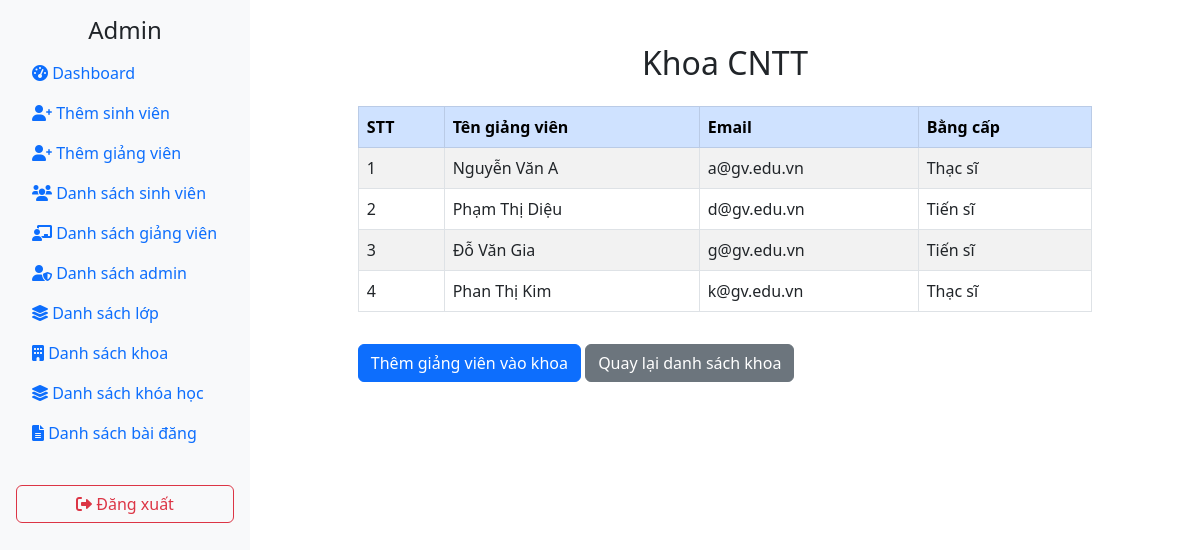
The app's page /admin/viewdepartment.php?id=1 with its own data.
### tables this page shows
CREATE TABLE `teachers` (
  `teacherID` int(11) NOT NULL,
  `userID` char(8) DEFAULT NULL,
  `name` varchar(30) NOT NULL DEFAULT 'Nguyễn Văn A',
  `email` varchar(50) DEFAULT NULL,
  `degree` varchar(50) DEFAULT NULL
);

### admin/viewdepartment.php (the view)
<?php
include '../connect.php';
include 'header.php';
$departmentID= $_GET['id'] ?? '';
$sql = "SELECT * FROM ViewDepartments WHERE departmentID = ? ORDER BY SUBSTRING_INDEX(name, ' ', -1) ASC";
$stmt = $pdo->prepare($sql);
$stmt->execute([$departmentID]);
$departments = $stmt->fetchAll();
$departmentname = $departments[0]['departmentname'];
?>
<div class="container-fluid mt-4">
    <div class="row">
        <div class="col-12 text-center">
            <h2 class="mb-4"><?php echo "Khoa ". htmlspecialchars($departmentname); ?></h2>
        </div>
    </div>
    <div class="row justify-content-center">
        <div class="col-md-10">
            <?php if (count($departments) > 0): ?>
                <table class="table table-striped table-bordered">
                    <thead class="table-primary">
                        <tr>
                            <th>STT</th>
                            <th>Tên giảng viên</th>
                            <th>Email</th>
                            <th>Bằng cấp</th>
                        </tr>
                    </thead>
                    <tbody>
                        <?php $stt = 1; ?>
                        <?php foreach ($departments as $department): ?>
                            <tr>
                                <td><?php echo $stt++; ?></td>
                                <td><?php echo htmlspecialchars($department['name']); ?></td>
                                <td><?php echo htmlspecialchars($department['email']); ?></td>
                                <td><?php echo htmlspecialchars($department['degree']); ?></td>
                            </tr>
                        <?php endforeach; ?>
                    </tbody>
                </table>
            <?php else: ?>
                <div class="alert alert-warning">Không có giảng viên nào trong khoa này.</div>
            <?php endif; ?>
            <a href="addteachertodepartment.php?id=<?php echo $departmentID; ?>" class="btn btn-primary mt-3">Thêm giảng viên vào khoa</a>
            <a href="alldepartments.php" class="btn btn-secondary mt-3">Quay lại danh sách khoa</a>
        </div>
    </div>
</div>
<?php include 'footer.php'; ?>

### records on screen
teachers: name "Nguyễn Văn A", email "a@gv.edu.vn", degree "Thạc sĩ"
teachers: name "Phạm Thị Diệu", email "d@gv.edu.vn", degree "Tiến sĩ"
teachers: name "Đỗ Văn Gia", email "g@gv.edu.vn", degree "Tiến sĩ"
teachers: name "Phan Thị Kim", email "k@gv.edu.vn", degree "Thạc sĩ"

### other values on screen
$departmentname "CNTT"
